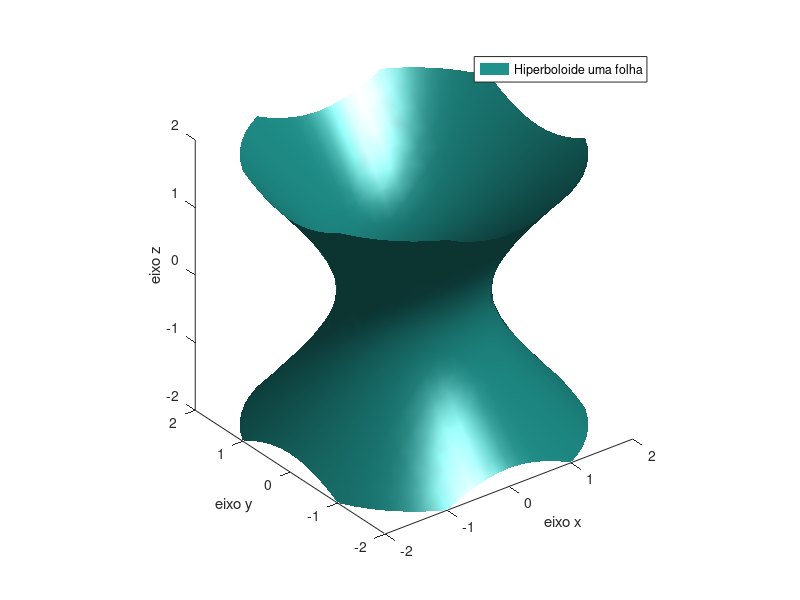

Write MATLAB code to recreate this figure.
[x, y, z] = meshgrid(-2:0.2:2, -2:0.2:2, -2:0.2:2);
G_1 = x.^2 + y.^2 - z.^2 -1.0;  % Hiperboloide
isosurface(x,y,z,G_1,0);
axis equal;
xlabel('eixo x');
ylabel('eixo y');
zlabel('eixo z');
legend('Hiperboloide uma folha');

